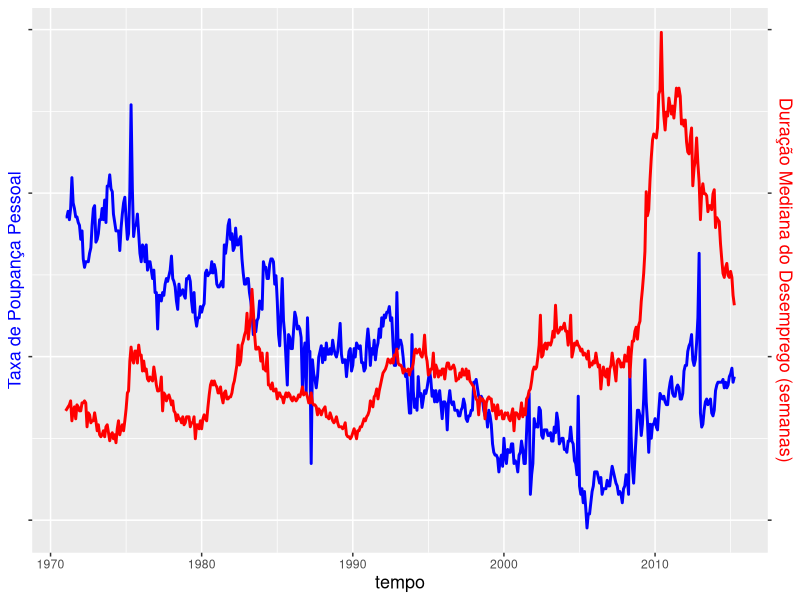

Source code (R):
# Loading necessary libraries
library("openxlsx");
library("ggplot2");

# Loading data from excel into a data frame
econ <- read.xlsx("econ.xlsx", sheet=1, detectDates=TRUE);

# Selecting the data to be used
data <- econ[econ$tempo >= "1971-01-01",][c("ddesemp", "tpp", "tempo")];
attach(data); # Placing data frame in search path for easier variable access

# Constants
ddesemp_mean <- mean(ddesemp);
ddesemp_sd <- sd(ddesemp);
tpp_mean <- mean(tpp);
tpp_sd <- sd(tpp);

# Calculating the desired values
data$ddesemp <- (ddesemp - ddesemp_mean)/ddesemp_sd;
data$tpp <- (tpp - tpp_mean)/tpp_sd;

# Visualizing the data
ggplot(data, aes(x=tempo)) +
  geom_line(aes(y=tpp), linewidth=1, color='blue') +
  geom_line(aes(y=ddesemp), linewidth=1, color='red') +
  scale_y_continuous(name = "Taxa de Poupança Pessoal", sec.axis = sec_axis(~.,name="Duração Mediana do Desemprego (semanas)")) + 
  theme(
    axis.title.x = element_text(color = 'black', size=13),
    axis.text.y = element_blank(),
    axis.title.y = element_text(color = 'blue', size=13),
    axis.title.y.right = element_text(color = 'red', size=13),
  );

detach() # Cleaning up